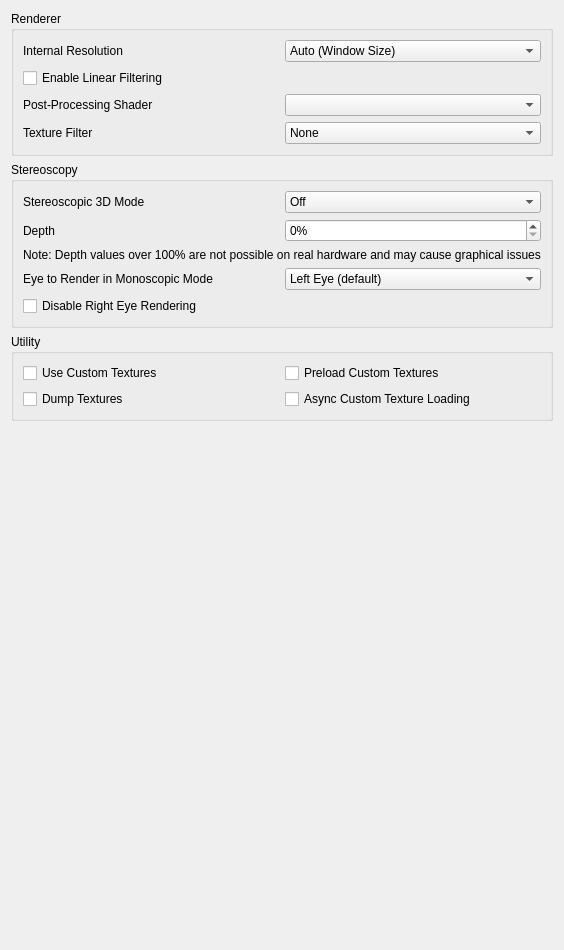
<?xml version="1.0" encoding="UTF-8"?>
<ui version="4.0">
 <class>ConfigureEnhancements</class>
 <widget class="QWidget" name="ConfigureEnhancements">
  <property name="geometry">
   <rect>
    <x>0</x>
    <y>0</y>
    <width>440</width>
    <height>950</height>
   </rect>
  </property>
  <property name="minimumSize">
   <size>
    <width>0</width>
    <height>0</height>
   </size>
  </property>
  <property name="windowTitle">
   <string>Form</string>
  </property>
  <layout class="QVBoxLayout" name="verticalLayout_2">
   <item>
    <widget class="QGroupBox" name="rendererBox">
     <property name="title">
      <string>Renderer</string>
     </property>
     <layout class="QVBoxLayout" name="verticalLayout_3">
      <item>
       <widget class="QWidget" name="widget_resolution" native="true">
        <layout class="QHBoxLayout" name="horizontalLayout_1">
         <property name="leftMargin">
          <number>0</number>
         </property>
         <property name="topMargin">
          <number>0</number>
         </property>
         <property name="rightMargin">
          <number>0</number>
         </property>
         <property name="bottomMargin">
          <number>0</number>
         </property>
         <item>
          <widget class="QLabel" name="resolution_label">
           <property name="text">
            <string>Internal Resolution</string>
           </property>
          </widget>
         </item>
         <item>
          <widget class="QComboBox" name="resolution_factor_combobox">
           <item>
            <property name="text">
             <string>Auto (Window Size)</string>
            </property>
           </item>
           <item>
            <property name="text">
             <string>Native (400x240)</string>
            </property>
           </item>
           <item>
            <property name="text">
             <string>2x Native (800x480)</string>
            </property>
           </item>
           <item>
            <property name="text">
             <string>3x Native (1200x720)</string>
            </property>
           </item>
           <item>
            <property name="text">
             <string>4x Native (1600x960)</string>
            </property>
           </item>
           <item>
            <property name="text">
             <string>5x Native (2000x1200)</string>
            </property>
           </item>
           <item>
            <property name="text">
             <string>6x Native (2400x1440)</string>
            </property>
           </item>
           <item>
            <property name="text">
             <string>7x Native (2800x1680)</string>
            </property>
           </item>
           <item>
            <property name="text">
             <string>8x Native (3200x1920)</string>
            </property>
           </item>
           <item>
            <property name="text">
             <string>9x Native (3600x2160)</string>
            </property>
           </item>
           <item>
            <property name="text">
             <string>10x Native (4000x2400)</string>
            </property>
           </item>
           <item>
            <property name="text">
             <string>11x Native (4400x2640)</string>
            </property>
           </item>
           <item>
            <property name="text">
             <string>12x Native (4800x2880)</string>
            </property>
           </item>
           <item>
            <property name="text">
             <string>13x Native (5200x3120)</string>
            </property>
           </item>
           <item>
            <property name="text">
             <string>14x Native (5600x3360)</string>
            </property>
           </item>
           <item>
            <property name="text">
             <string>15x Native (6000x3600)</string>
            </property>
           </item>
           <item>
            <property name="text">
             <string>16x Native (6400x3840)</string>
            </property>
           </item>
           <item>
            <property name="text">
             <string>17x Native (6800x4080)</string>
            </property>
           </item>
           <item>
            <property name="text">
             <string>18x Native (7200x4320)</string>
            </property>
           </item>
           <item>
            <property name="text">
             <string>19x Native (7600x4560)</string>
            </property>
           </item>
           <item>
            <property name="text">
             <string>20x Native (8000x4800)</string>
            </property>
           </item>
          </widget>
         </item>
        </layout>
       </widget>
      </item>
      <item>
       <widget class="QCheckBox" name="toggle_linear_filter">
        <property name="text">
         <string>Enable Linear Filtering</string>
        </property>
       </widget>
      </item>
      <item>
       <widget class="QWidget" name="widget_shader" native="true">
        <layout class="QHBoxLayout" name="horizontalLayout_2">
         <property name="leftMargin">
          <number>0</number>
         </property>
         <property name="topMargin">
          <number>0</number>
         </property>
         <property name="rightMargin">
          <number>0</number>
         </property>
         <property name="bottomMargin">
          <number>0</number>
         </property>
         <item>
          <widget class="QLabel" name="shader_label">
           <property name="text">
            <string>Post-Processing Shader</string>
           </property>
          </widget>
         </item>
         <item>
          <widget class="QComboBox" name="shader_combobox"/>
         </item>
        </layout>
       </widget>
      </item>
      <item>
       <widget class="QWidget" name="widget_texture_filter" native="true">
        <layout class="QHBoxLayout" name="horizontalLayout_3">
         <property name="leftMargin">
          <number>0</number>
         </property>
         <property name="topMargin">
          <number>0</number>
         </property>
         <property name="rightMargin">
          <number>0</number>
         </property>
         <property name="bottomMargin">
          <number>0</number>
         </property>
         <item>
          <widget class="QLabel" name="texture_filter_label">
           <property name="text">
            <string>Texture Filter</string>
           </property>
          </widget>
         </item>
         <item>
          <widget class="QComboBox" name="texture_filter_combobox">
           <item>
            <property name="text">
             <string>None</string>
            </property>
           </item>
           <item>
            <property name="text">
             <string>Anime4K</string>
            </property>
           </item>
           <item>
            <property name="text">
             <string>Bicubic</string>
            </property>
           </item>
           <item>
            <property name="text">
             <string>ScaleForce</string>
            </property>
           </item>
           <item>
            <property name="text">
             <string>xBRZ</string>
            </property>
           </item>
           <item>
            <property name="text">
             <string>MMPX</string>
            </property>
           </item>
          </widget>
         </item>
        </layout>
       </widget>
      </item>
     </layout>
    </widget>
   </item>
   <item>
    <widget class="QGroupBox" name="stereo_group">
     <property name="title">
      <string>Stereoscopy</string>
     </property>
     <layout class="QVBoxLayout" name="verticalLayout_4">
      <item>
       <layout class="QHBoxLayout" name="horizontalLayout_4">
        <item>
         <widget class="QLabel" name="label_4">
          <property name="text">
           <string>Stereoscopic 3D Mode</string>
          </property>
         </widget>
        </item>
        <item>
         <widget class="QComboBox" name="render_3d_combobox">
          <item>
           <property name="text">
            <string>Off</string>
           </property>
          </item>
          <item>
           <property name="text">
            <string>Side by Side</string>
           </property>
          </item>
          <item>
           <property name="text">
            <string>Reverse Side by Side</string>
           </property>
          </item>
          <item>
           <property name="text">
            <string>Anaglyph</string>
           </property>
          </item>
          <item>
           <property name="text">
            <string>Interlaced</string>
           </property>
          </item>
          <item>
           <property name="text">
            <string>Reverse Interlaced</string>
           </property>
          </item>
         </widget>
        </item>
       </layout>
      </item>
      <item>
       <layout class="QHBoxLayout" name="horizontalLayout_5">
        <item>
         <widget class="QLabel" name="label_3">
          <property name="text">
           <string>Depth</string>
          </property>
         </widget>
        </item>
        <item>
         <widget class="QSpinBox" name="factor_3d">
          <property name="suffix">
           <string>%</string>
          </property>
          <property name="minimum">
           <number>0</number>
          </property>
          <property name="maximum">
           <number>255</number>
          </property>
          <property name="value">
           <number>0</number>
          </property>
         </widget>
        </item>
       </layout>
      </item>
      <item>
       <widget class="QLabel" name="excessive_depth_warning_label">
        <property name="text">
         <string>Note: Depth values over 100% are not possible on real hardware and may cause graphical issues</string>
        </property>
       </widget>
      </item>
      <item>
       <layout class="QHBoxLayout" name="horizontalLayout_6">
        <item>
         <widget class="QLabel" name="label_6">
          <property name="text">
           <string>Eye to Render in Monoscopic Mode</string>
          </property>
         </widget>
        </item>
        <item>
         <widget class="QComboBox" name="mono_rendering_eye">
          <item>
           <property name="text">
            <string>Left Eye (default)</string>
           </property>
          </item>
          <item>
           <property name="text">
            <string>Right Eye</string>
           </property>
          </item>
         </widget>
        </item>
       </layout>
      </item>
      <item>
        <widget class="QCheckBox" name="disable_right_eye_render">
          <property name="text">
            <string>Disable Right Eye Rendering</string>
          </property>
          <property name="toolTip">
            <string>&lt;html&gt;&lt;head/&gt;&lt;body&gt;&lt;p&gt;Disable Right Eye Rendering&lt;/p&gt;&lt;p&gt;Disables rendering the right eye image when not using stereoscopic mode. Greatly improves performance in some applications, but can cause flickering in others.&lt;/p&gt;&lt;/body&gt;&lt;/html&gt;</string>
          </property>
        </widget>
      </item>
     </layout>
    </widget>
   </item>
   <item>
    <widget class="QGroupBox" name="utilityBox">
     <property name="title">
      <string>Utility</string>
     </property>
     <layout class="QGridLayout" name="gridLayout_1">
      <item row="1" column="0">
       <widget class="QCheckBox" name="toggle_custom_textures">
        <property name="toolTip">
         <string>&lt;html&gt;&lt;head/&gt;&lt;body&gt;&lt;p&gt;Replace textures with PNG files.&lt;/p&gt;&lt;p&gt;Textures are loaded from load/textures/[Title ID]/.&lt;/p&gt;&lt;/body&gt;&lt;/html&gt;</string>
        </property>
        <property name="text">
         <string>Use Custom Textures</string>
        </property>
       </widget>
      </item>
      <item row="2" column="0">
       <widget class="QCheckBox" name="toggle_dump_textures">
        <property name="toolTip">
         <string>&lt;html&gt;&lt;head/&gt;&lt;body&gt;&lt;p&gt;Dump textures to PNG files.&lt;/p&gt;&lt;p&gt;Textures are dumped to dump/textures/[Title ID]/.&lt;/p&gt;&lt;/body&gt;&lt;/html&gt;</string>
        </property>
        <property name="text">
         <string>Dump Textures</string>
        </property>
       </widget>
      </item>
      <item row="1" column="1">
       <widget class="QCheckBox" name="toggle_preload_textures">
        <property name="toolTip">
         <string>&lt;html&gt;&lt;head/&gt;&lt;body&gt;&lt;p&gt;Load all custom textures into memory on boot, instead of loading them when the application requires them.&lt;/p&gt;&lt;/body&gt;&lt;/html&gt;</string>
        </property>
        <property name="text">
         <string>Preload Custom Textures</string>
        </property>
       </widget>
      </item>
      <item row="2" column="1">
       <widget class="QCheckBox" name="toggle_async_custom_loading">
        <property name="toolTip">
         <string>&lt;html&gt;&lt;head/&gt;&lt;body&gt;&lt;p&gt;Load custom textures asynchronously with background threads to reduce loading stutter&lt;/p&gt;&lt;/body&gt;&lt;/html&gt;</string>
        </property>
        <property name="text">
         <string>Async Custom Texture Loading</string>
        </property>
       </widget>
      </item>
     </layout>
    </widget>
   </item>
   <item>
    <spacer name="verticalSpacer">
     <property name="orientation">
      <enum>Qt::Vertical</enum>
     </property>
     <property name="sizeHint" stdset="0">
      <size>
       <width>20</width>
       <height>270</height>
      </size>
     </property>
    </spacer>
   </item>
  </layout>
 </widget>
 <tabstops>
  <tabstop>resolution_factor_combobox</tabstop>
  <tabstop>toggle_linear_filter</tabstop>
  <tabstop>shader_combobox</tabstop>
  <tabstop>texture_filter_combobox</tabstop>
  <tabstop>render_3d_combobox</tabstop>
  <tabstop>factor_3d</tabstop>
  <tabstop>mono_rendering_eye</tabstop>
  <tabstop>toggle_custom_textures</tabstop>
  <tabstop>toggle_dump_textures</tabstop>
  <tabstop>toggle_preload_textures</tabstop>
 </tabstops>
 <resources/>
 <connections/>
</ui>
